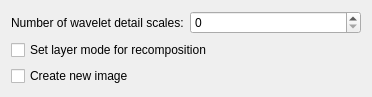
<?xml version="1.0" encoding="UTF-8"?>
<ui version="4.0">
 <class>WdgWaveletDecompose</class>
 <widget class="QWidget" name="WdgWaveletDecompose">
  <property name="geometry">
   <rect>
    <x>0</x>
    <y>0</y>
    <width>372</width>
    <height>89</height>
   </rect>
  </property>
  <property name="windowTitle">
   <string>Form</string>
  </property>
  <layout class="QVBoxLayout" name="verticalLayout">
   <item>
    <layout class="QHBoxLayout" name="horizontalLayout">
     <item>
      <widget class="QLabel" name="label">
       <property name="text">
        <string>Number of wavelet detail scales:</string>
       </property>
      </widget>
     </item>
     <item>
      <widget class="QSpinBox" name="waveletScaleSpinbox"/>
     </item>
    </layout>
   </item>
   <item>
    <widget class="QCheckBox" name="setLayerCheckbox">
     <property name="text">
      <string>Set layer mode for recomposition</string>
     </property>
    </widget>
   </item>
   <item>
    <widget class="QCheckBox" name="newImageCheckbox">
     <property name="text">
      <string>Create new image</string>
     </property>
    </widget>
   </item>
  </layout>
 </widget>
 <resources/>
 <connections/>
</ui>
